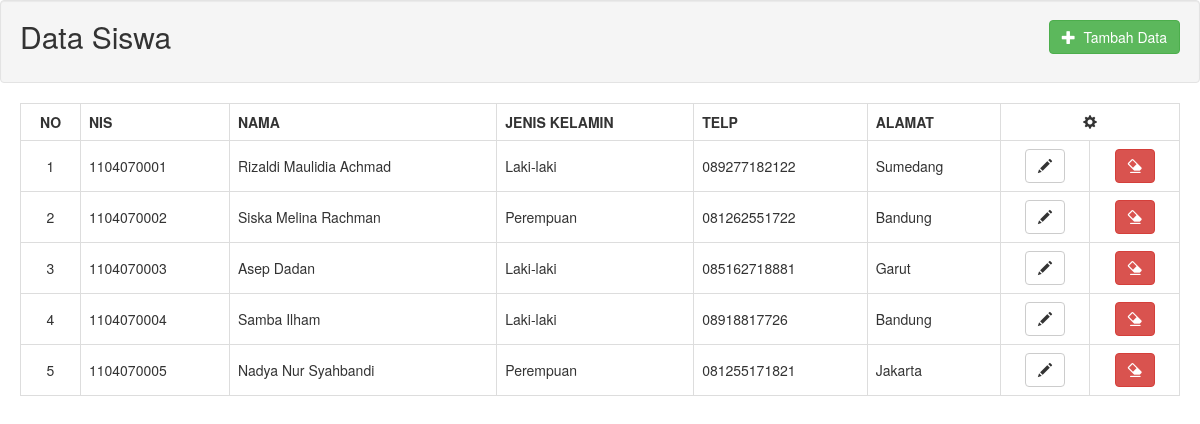
Before: / with the older database file.
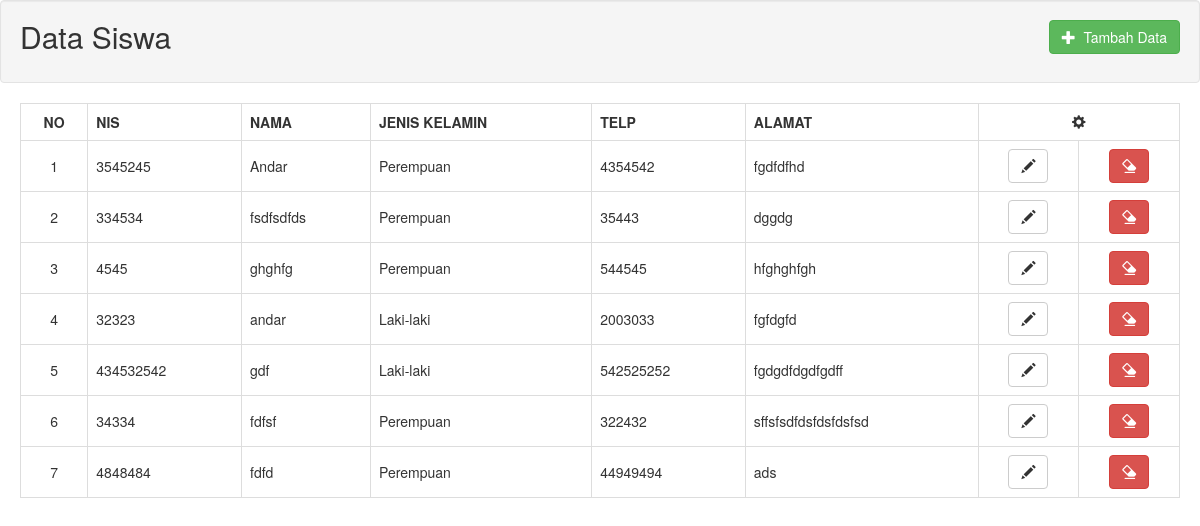
After: the same page with the newer database file.
### tables this page shows
CREATE TABLE `siswa` (
  `id` int(11) NOT NULL,
  `nama` varchar(128) NOT NULL,
  `nis` varchar(128) NOT NULL,
  `jenis_kelamin` varchar(128) NOT NULL,
  `gender` varchar(128) NOT NULL,
  `telp` varchar(12) NOT NULL,
  `alamat` text NOT NULL
);

### application/controllers/Siswa.php (called while the page is built, shortened)
<?php
class Siswa extends CI_Controller {
	public function __construct(){
		$this->load->model('SiswaModel');
	}
	public function index(){
		$data['model'] = $this->SiswaModel->view();
		$this->load->view('siswa/index', $data);
	}
}

### index.php (called while the page is built, shortened)
<?php
require_once BASEPATH.'core/CodeIgniter.php';

### application/models/SiswaModel.php (called while the page is built, shortened)
<?php if ( ! defined('BASEPATH')) exit('No direct script access allowed');
class SiswaModel extends CI_Model {
	public function view(){
		return $this->db->get('siswa')->result();
	}
}

### application/views/siswa/view.php (the view, shortened to what this page needs)
<div class="table-responsive">
	<table class="table table-bordered">
		<tr>
			<th class="text-center">NO</th>
			<th>NIS</th>
			<th>NAMA</th>
			<th>JENIS KELAMIN</th>
			<th>TELP</th>
			<th>ALAMAT</th>
			<th colspan="2" class="text-center"><span class="glyphicon glyphicon-cog"></span></th>
		</tr>
		<?php
        $no = 1;
		foreach($model as $data){
		?>
			<tr>
				<td class="align-middle text-center"><?php echo $no; ?></td>
				<td class="align-middle"><?php echo $data->nis; ?></td>
				<td class="align-middle"><?php echo $data->nama; ?></td>
				<td class="align-middle"><?php echo $data->jenis_kelamin; ?></td>
				<td class="align-middle"><?php echo $data->telp; ?></td>
				<td class="align-middle"><?php echo $data->alamat; ?></td>
				<td class="align-middle text-center">
					<a href="javascript:void();" data-id="<?php echo $data->id; ?>" data-toggle="modal" data-target="#form-modal" class="btn btn-default btn-form-ubah"><span class="glyphicon glyphicon-pencil"></span></a>
				</td>
				<td class="align-middle text-center">
					<a href="javascript:void();" data-id="<?php echo $data->id; ?>" data-toggle="modal" data-target="#delete-modal" class="btn btn-danger btn-alert-hapus"><span class="glyphicon glyphicon-erase"></span></a>
				</td>
			</tr>
		<?php
			$no++;
		}
		?>
	</table>
</div>

### application/views/siswa/index.php (shortened to what this page needs)
<!DOCTYPE html>
<html lang="en">
<head>
	<link href="<?= base_url('css/bootstrap.min.css') ?>" rel="stylesheet">
</head>
<body>
    <div class="well">
        <button type="button" id="btn-tambah" data-toggle="modal" data-target="#form-modal" class="btn btn-success pull-right">
            <span class="glyphicon glyphicon-plus"></span> &nbsp;Tambah Data
        </button>
        <h2 style="margin-top: 0;">Data Siswa</h2>
    </div>
    <div id="view" style="margin: 10px 20px;">
        <?php $this->load->view('siswa/view', array('model'=>$model));  ?>
    </div>
</body>
</html>

### application/views/siswa/index.php (style rules this page uses)
.align-middle { vertical-align: middle !important; }

Changed rows visible on the page:
removed siswa: nis "1104070001", nama "Rizaldi Maulidia Achmad", jenis_kelamin "Laki-laki", telp "089277182122", alamat "Sumedang"
removed siswa: nis "1104070003", nama "Asep Dadan", jenis_kelamin "Laki-laki", telp "085162718881", alamat "Garut"
changed siswa: nis "1104070002" → "3545245"; nama "Siska Melina Rachman" → "Andar"; telp "081262551722" → "4354542"; alamat "Bandung" → "fgdfdfhd"
added siswa: nis "334534", nama "fsdfsdfds", jenis_kelamin "Perempuan", telp "35443", alamat "dggdg"
added siswa: nis "4545", nama "ghghfg", jenis_kelamin "Perempuan", telp "544545", alamat "hfghghfgh"
added siswa: nis "32323", nama "andar", jenis_kelamin "Laki-laki", telp "2003033", alamat "fgfdgfd"
changed siswa: nis "1104070004" → "434532542"; nama "Samba Ilham" → "gdf"; telp "08918817726" → "542525252"; alamat "Bandung" → "fgdgdfdgdfgdff"
changed siswa: nis "1104070005" → "34334"; nama "Nadya Nur Syahbandi" → "fdfsf"; telp "081255171821" → "322432"; alamat "Jakarta" → "sffsfsdfdsfdsfdsfsd"
added siswa: nis "4848484", nama "fdfd", jenis_kelamin "Perempuan", telp "44949494", alamat "ads"
